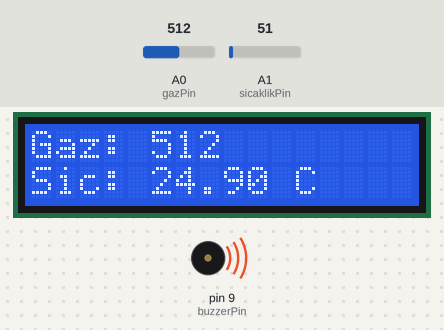
Bench run of a sketch on a simulated Arduino Uno, built with avr-gcc and run on an emulated ATmega328P. Shown: 16×2 character LCD, buzzer (waves = sounding, pin HIGH). Inputs (shaded band) come from the test bench; at power-on: A0 (gazPin) = 512, A1 (sicaklikPin) = 51. What the sketch prints to the serial monitor is not drawn.

Above: at 3.28 s.
3.3 s: A0 (gazPin) set to 364
At 3.61 s:
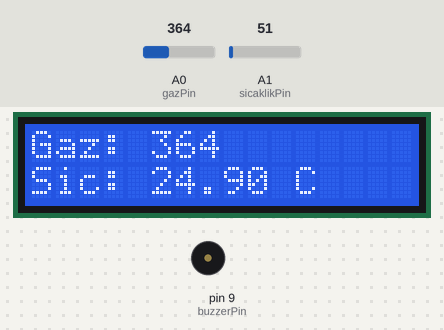
5.6 s: A0 (gazPin) set to 339
At 6.9 s:
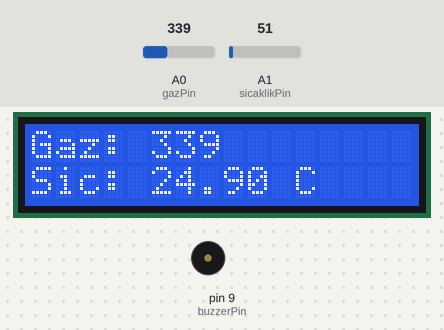
7.2 s: A1 (sicaklikPin) set to 24
At 8.4 s:
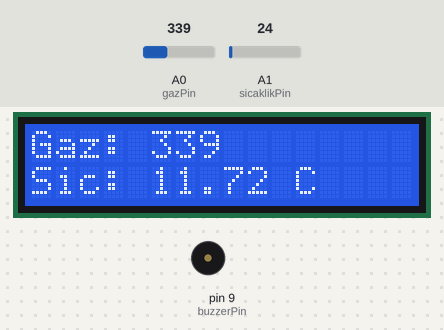
8.7 s: A1 (sicaklikPin) set to 19
At 9.8 s:
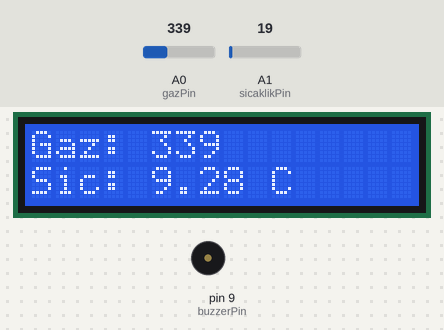
10.3 s: A1 (sicaklikPin) set to 15
At 11.1 s:
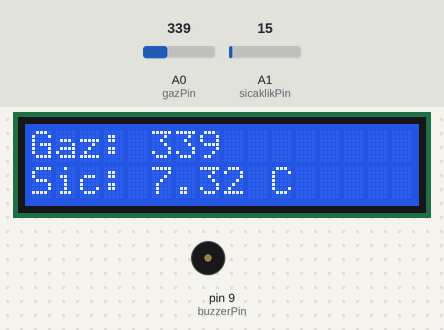
11.9 s: A0 (gazPin) set to 105
At 12.4 s:
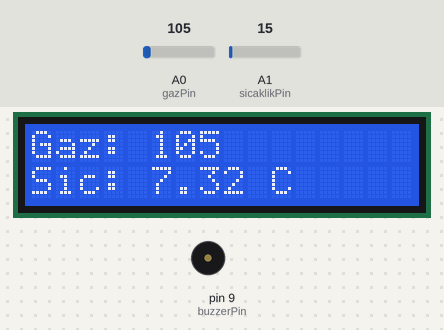
13.4 s: A0 (gazPin) set to 93
Timing chart, 0 to 16.0 s (numbered marks = the images above; inputs shaded):
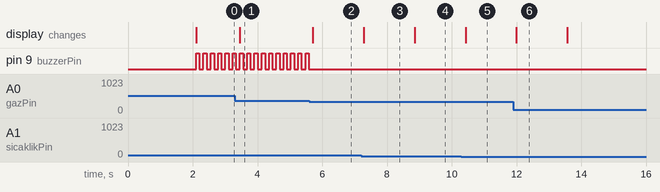

Measured:
- the behaviour switches between 351 and 350 on A0 (gazPin) (found by bisection; images 1 and 2)
- after the input at 3.3 s, the display: changes after 0.16 s (image 1)
- after the input at 5.6 s, pin 9 (buzzerPin): stops changing and stays LOW; the display: changes after 0.11 s (image 2)
- after the input at 7.2 s, the display: changes after 0.08 s (image 3)
- after the input at 8.7 s, the display: changes after 0.16 s (image 4)
- after the input at 10.3 s, the display: changes after 0.13 s (image 5)
- after the input at 11.9 s, the display: changes after 0.10 s (image 6)
- by itself, pin 9 (buzzerPin): alternates HIGH for 0.10 s and LOW for 0.13 s

The sketch:

sketch_apr18a.ino
```cpp
#include <LiquidCrystal_I2C.h>
#include <Wire.h>

LiquidCrystal_I2C lcd(0x27, 16, 2); // LCD 16x2 I2C

int buzzerPin = 9;

// Sensör pinleri
int gazPin = A0;
int sicaklikPin = A1;

// Ölçüm değerleri
int gazdeger;
int sensorDeger;
float sicaklik;

void setup() {
  pinMode(buzzerPin, OUTPUT);
  Serial.begin(9600);

  lcd.init();
  lcd.backlight();
  lcd.setCursor(0, 0);
  lcd.print("Sistem Basladi");
  delay(2000);
  lcd.clear();
}

void loop() {
  // Gaz ve sıcaklık verilerini oku
  gazdeger = analogRead(gazPin);
  sensorDeger = analogRead(sicaklikPin);

  // Sıcaklık hesapla (LM35 için)
  sicaklik = (sensorDeger * 5.0 / 1024.0) * 100.0;

  // LCD yazdır
  lcd.setCursor(0, 0);
  lcd.print("Gaz: ");
  lcd.print(gazdeger);
  lcd.print("   "); // Temizleme için

  lcd.setCursor(0, 1);
  lcd.print("Sic: ");
  lcd.print(sicaklik);
  lcd.print(" C ");

  // Seri monitör yazdır (isteğe bağlı)
  Serial.print("Gaz: ");
  Serial.print(gazdeger);
  Serial.print("  Sicaklik: ");
  Serial.println(sicaklik);

  // Buzzer kontrol: sıcaklık > 60 veya gaz > 150 ise öt
  if (sicaklik > 55 || gazdeger > 350) {
    digitalWrite(buzzerPin, HIGH);
    delay(100);
    digitalWrite(buzzerPin, LOW);
    delay(100);
  } else {
    digitalWrite(buzzerPin, LOW);
    delay(200); // Stabilite için
  }
}
```
